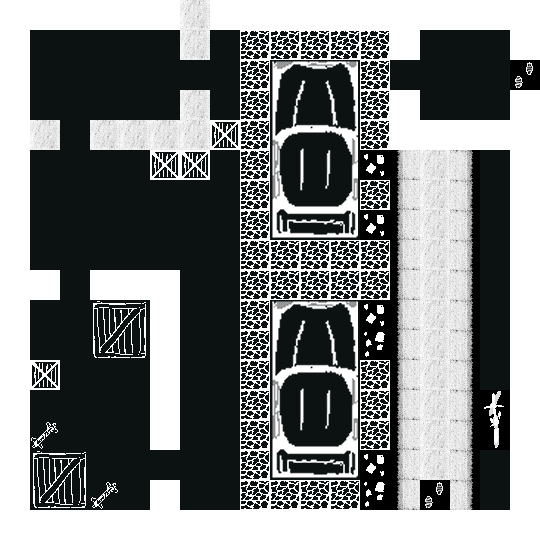

A 2D game scene composited from a Tiled map and its tileset images. What follows is a short description and the map's XML, with every tile layer's data as written:
An orthogonal 18x18 tile map with 30x30 px tiles, 1 tile layer (Tile Layer 1).

<map version="1.5" tiledversion="1.6.0" orientation="orthogonal" renderorder="right-down" width="18" height="18" tilewidth="30" tileheight="30" infinite="0" nextlayerid="2" nextobjectid="1">
 <tileset firstgid="1" source="FinalGame.tsx" />
 <layer id="1" name="Tile Layer 1" width="18" height="18">
  <data encoding="csv">
323,323,323,323,323,323,305,323,323,323,323,323,323,323,323,323,323,323,
323,176,177,191,191,191,305,251,324,324,324,324,324,323,174,174,214,323,
323,176,176,176,176,177,231,191,324,223,224,225,324,174,174,174,174,300,
323,194,194,194,176,176,305,191,324,241,242,243,324,323,174,174,250,323,
323,305,231,305,305,305,305,264,324,259,260,261,324,323,323,323,323,323,
323,230,230,230,212,264,264,212,324,277,278,279,298,304,305,306,176,323,
323,248,248,248,230,191,230,230,324,295,296,297,324,304,305,306,176,323,
323,191,176,176,248,191,248,248,324,313,314,315,298,304,305,306,176,323,
323,191,194,176,191,191,212,248,324,324,324,324,324,304,305,306,176,323,
323,323,212,323,323,323,230,248,324,324,324,324,324,304,305,306,176,323,
323,191,230,262,263,323,248,249,324,223,224,225,298,304,305,306,177,323,
323,191,210,280,281,323,249,250,324,241,242,243,316,304,305,306,177,323,
323,264,191,248,248,323,250,251,324,259,260,261,324,304,305,306,177,323,
323,248,191,250,251,323,212,230,324,277,278,279,324,304,305,306,299,323,
323,282,249,250,251,323,230,248,324,295,296,297,324,304,305,306,317,323,
323,262,263,250,251,157,248,248,324,313,314,315,298,304,305,306,197,323,
323,280,281,282,248,323,249,250,324,324,324,324,316,304,300,306,215,323,
323,323,323,323,323,323,323,323,323,323,323,323,323,323,323,323,323,323
</data>
 </layer>
</map>